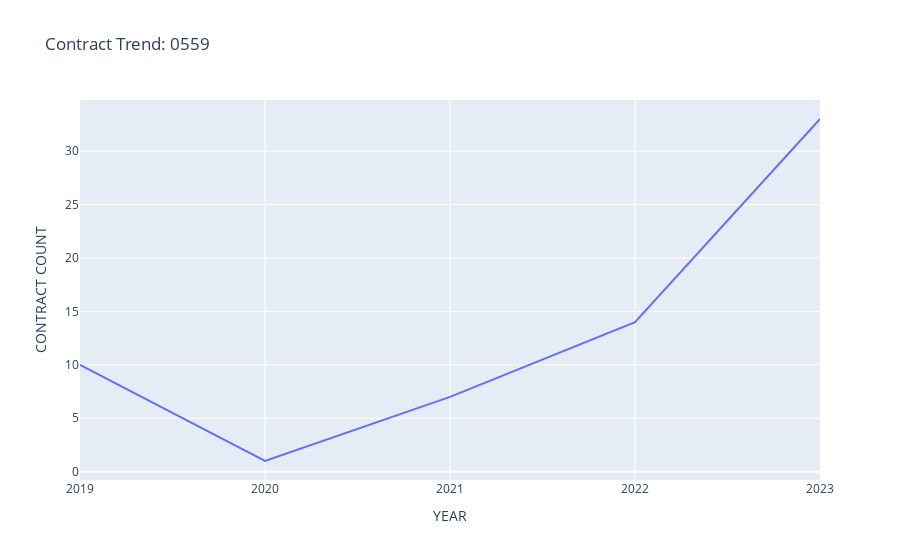

The code cell stored with this chart in its notebook:
### Code cell
plot_yearly_trend(test1, "0559")

### Figure 1 — Plotly figure (JSON) as saved in the notebook; plotly's stock layout.template omitted (floating-point values rounded to 4 significant figures)
{"data": [{"hovertemplate": "YEAR=%{x}<br>CONTRACT COUNT=%{y}<extra></extra>", "legendgroup": "", "line": {"color": "#636efa", "dash": "solid"}, "marker": {"symbol": "circle"}, "mode": "lines", "name": "", "orientation": "v", "showlegend": false, "type": "scatter", "x": ["2019", "2020", "2021", "2022", "2023"], "xaxis": "x", "y": [10, 1, 7, 14, 33], "yaxis": "y"}], "layout": {"autosize": true, "legend": {"tracegroupgap": 0}, "title": {"text": "Contract Trend: 0559"}, "xaxis": {"anchor": "y", "autorange": true, "domain": [0, 1], "range": [0, 4], "title": {"text": "YEAR"}, "type": "category"}, "yaxis": {"anchor": "x", "autorange": true, "domain": [0, 1], "range": [-0.7778, 34.78], "title": {"text": "CONTRACT COUNT"}, "type": "linear"}}}
